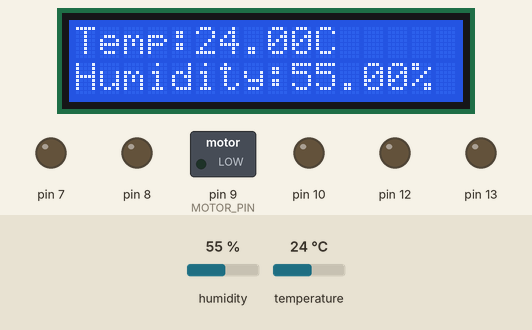
Simulated run of this sketch. Board: Arduino Uno, built with avr-gcc and run on an emulated ATmega328P. Shown: 16×2 character LCD, switched loads named in the sketch (green lamp = pin HIGH), output pins drawn as LEDs (lit = HIGH). Inputs (shaded band) come from the test bench; at power-on: temperature 24 °C, humidity 55 %.

Above: at 1.2 s.
1.3 s: temperature set to 29 °C
At 3.0 s:
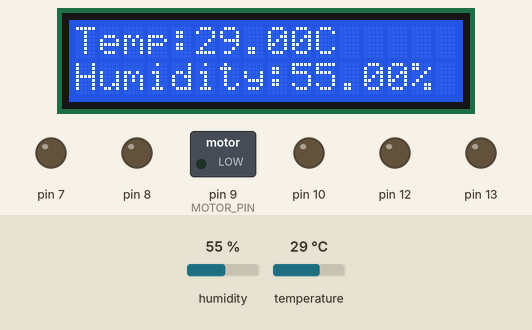
4.1 s: temperature set to 32 °C
At 4.9 s:
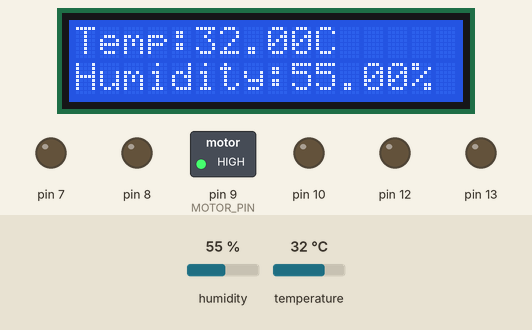
6.9 s: humidity set to 22 %
At 8.7 s:
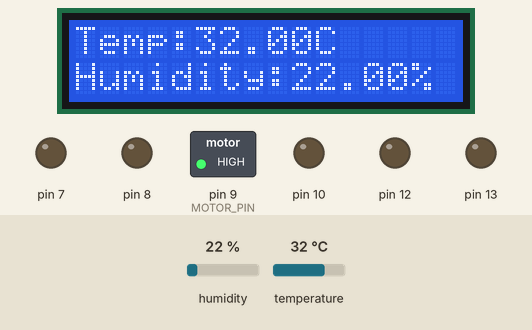
9.9 s: humidity set to 40 %
At 11.8 s:
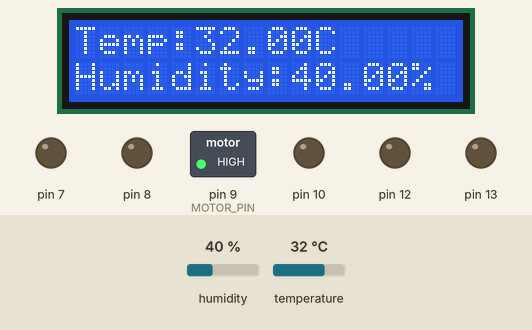
Timing chart, 0 to 13.3 s (numbered marks = the images above; inputs shaded):
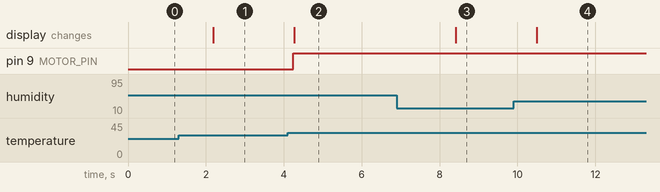

The sketch:

meteo.ino
```cpp
//..................................................................
#include <LiquidCrystal_I2C.h>
#include "DHT.h"
//.............................ИМПОРТИРУЕМ ВСЕ НЕОБХОДИМЫЕ БИБЛИОТЕКИ
//...................................................................
#define DHTPIN 2
#define DHTTYPE DHT11
#define MOTOR_PIN  9
int ss,modes,flag,pot,o,svet,p;
//..............................ИНИЦИАЛИЗИРУЕМ ВСЕ НУЖНЫЕ ПЕРЕМЕННЫЕ
//..................................................................
DHT dht(DHTPIN, DHTTYPE);
LiquidCrystal_I2C lcd(0x27,16,2);
//..............................ОБЪЯВЛЯЕМ ВСЕ ИСПОЛЬЗУЕМЫЕ УСТРОЙСТВА
//...................................................................
int tempC(float a)
{
  lcd.print("Temp:");
  lcd.print(a);
  lcd.print("C");
}
int hum(float a)
{
  lcd.print("Humidity:");
  lcd.print(a);
  lcd.print("%");
}
//................................СОЗДАЕМ ФУНКЦИИ ДЛЯ ВЫВОДА ТЕМПЕРАТУРЫ И ВЛАЖНОСТИ
//................................................................................
void setup()
{
  Serial.begin(9600);
  pinMode(A0,INPUT);
  pinMode(A1,INPUT);
  pinMode(8,OUTPUT);
  pinMode(7,OUTPUT);
  pinMode(10,OUTPUT);
  pinMode(13,OUTPUT);
  pinMode(12,OUTPUT);
  pinMode(MOTOR_PIN, OUTPUT);
  dht.begin();
  lcd.init();
  lcd.backlight();
}
//..............................НАСТРАИВАЕМ ВСЕ НЕОБХОДИМЫЕ ПИНЫ(НА ВХОД ИЛИ ВЫХОД)

void loop()
{
  //..........ЧАСТЬ КОДА,КОТОРАЯ ПОСТОЯННО ОБНОВЛЯЕТ ДАННЫЕ О ТЕМПЕРАТУРЕ,ВЛАЖНОСТИ И СОСТОЯНИИ КНОПКИ,ОТВЕЧАЮЩЕЙ ЗА ВКЛЮЧЕНИЕ И ВЫКЛЮЧЕНИЕ СИСТЕМЫ ОСВЕЩЕНИЯ
  float h = dht.readHumidity();
  float t = dht.readTemperature();
  ss = digitalRead(7);
  //.........................................................................................................................................................
  if (ss == 1)//..........................ВКЛЮЧЕНИЕ СИСТЕМЫ ОСВЕЩЕНИЯ
  {
    ss = digitalRead(7);
    modes = digitalRead(8);
    if (modes == 0)
    {
      flag = 1;
      digitalWrite(12,LOW);
      digitalWrite(13,HIGH);
    }
    if(modes == 1)
    {
      flag = 0;
      digitalWrite(12,HIGH);
      digitalWrite(13,LOW);
    }
    delay(10);
      if(flag == 1)
      {
        pot = analogRead(A0);
        o = pot / 4;
        analogWrite(6,o);
      }
      if(flag == 0)
      {
        svet = analogRead(A1);
        p = (1024 - svet) / 0.8;
        analogWrite(6,p);
  }
  }
  //..........................................
  else
  //......................ВЫКЛЮЧЕНИЕ СИСТЕМЫ ОСВЕЩЕНИЯ
  {
  digitalWrite(12,LOW);
  digitalWrite(13,LOW);
  digitalWrite(10,LOW);
  }
  //..................................................


  if (t > 30)
  //..................ВКЛЮЧЕНИЕ КУЛЕРА
  {
    analogWrite(9,255);
  }
  //...................................
  //...............ВЫКЛЮЧЕНИЕ КУЛЕРА
  else
  {
    analogWrite(9,0);
  }
  //..................................
  //...........................ПОСТОЯННЫЙ ВЫВОД ТЕМПЕРАТУРЫ И ВЛАЖНОСТИ НА ЭКРНА
  lcd.setCursor(0,0);
  tempC(t);
  lcd.setCursor(0,1);
  hum(h);
  delay(1000);
  //.............................................................................

}
```

Measured:
- the behaviour switches between 30 and 31 °C on temperature (found by bisection; images 1 and 2)
- after the input at 1.3 s, the display: changes after 0.89 s (image 1)
- after the input at 4.1 s, pin 9 (MOTOR_PIN): LOW → HIGH after 0.14 s; the display: changes after 0.17 s (image 2)
- after the input at 6.9 s, the display: changes after 1.5 s (image 3)
- after the input at 9.9 s, the display: changes after 0.59 s (image 4)
